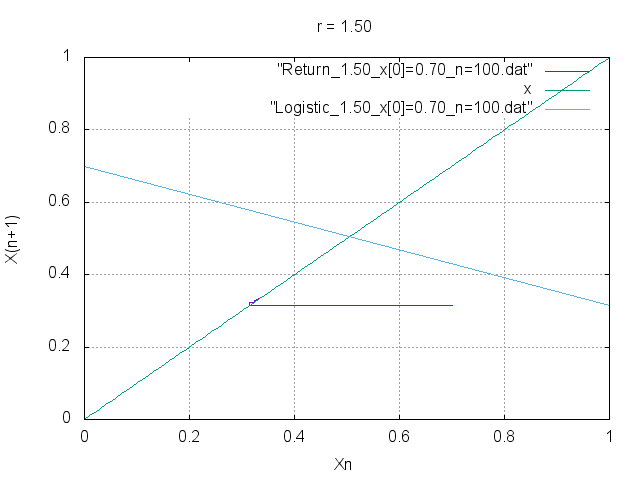

The gnuplot source for this figure:
set grid
set title "r = 1.50"

set yrange [0:1]
set xrange [0:1]
set xlabel "Xn"
set ylabel "X(n+1)"


plot "Return_1.50_x[0]=0.70_n=100.dat" with lines ,x with lines, "Logistic_1.50_x[0]=0.70_n=100.dat" with lines
pause 2
set terminal png
set output "Return_1.50_x[0]=0.70_n=100.png"
replot
setterminal x11
